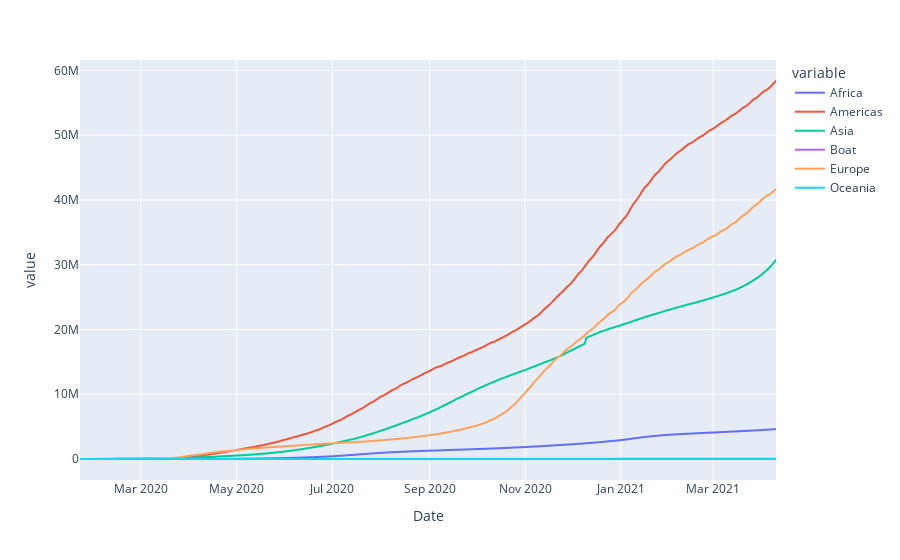

Notebook code cell kept with this figure:
### Code cell
px.line(data)

### Figure 1 — Plotly figure (JSON) as saved in the notebook; plotly's stock layout.template omitted (floating-point values rounded to 4 significant figures; data arrays with more than 128 entries replaced by an {"elided": "..."} marker saying what was removed)
{"data": [{"hovertemplate": "variable=Africa<br>Date=%{x}<br>value=%{y}<extra></extra>", "legendgroup": "Africa", "line": {"color": "#636efa", "dash": "solid"}, "marker": {"symbol": "circle"}, "mode": "lines", "name": "Africa", "showlegend": true, "type": "scattergl", "x": {"elided": "445 str values"}, "xaxis": "x", "y": {"elided": "445 int values"}, "yaxis": "y"}, {"hovertemplate": "variable=Americas<br>Date=%{x}<br>value=%{y}<extra></extra>", "legendgroup": "Americas", "line": {"color": "#EF553B", "dash": "solid"}, "marker": {"symbol": "circle"}, "mode": "lines", "name": "Americas", "showlegend": true, "type": "scattergl", "x": {"elided": "445 str values"}, "xaxis": "x", "y": {"elided": "445 int values"}, "yaxis": "y"}, {"hovertemplate": "variable=Asia<br>Date=%{x}<br>value=%{y}<extra></extra>", "legendgroup": "Asia", "line": {"color": "#00cc96", "dash": "solid"}, "marker": {"symbol": "circle"}, "mode": "lines", "name": "Asia", "showlegend": true, "type": "scattergl", "x": {"elided": "445 str values"}, "xaxis": "x", "y": {"elided": "445 int values"}, "yaxis": "y"}, {"hovertemplate": "variable=Boat<br>Date=%{x}<br>value=%{y}<extra></extra>", "legendgroup": "Boat", "line": {"color": "#ab63fa", "dash": "solid"}, "marker": {"symbol": "circle"}, "mode": "lines", "name": "Boat", "showlegend": true, "type": "scattergl", "x": {"elided": "445 str values"}, "xaxis": "x", "y": {"elided": "445 int values"}, "yaxis": "y"}, {"hovertemplate": "variable=Europe<br>Date=%{x}<br>value=%{y}<extra></extra>", "legendgroup": "Europe", "line": {"color": "#FFA15A", "dash": "solid"}, "marker": {"symbol": "circle"}, "mode": "lines", "name": "Europe", "showlegend": true, "type": "scattergl", "x": {"elided": "445 str values"}, "xaxis": "x", "y": {"elided": "445 int values"}, "yaxis": "y"}, {"hovertemplate": "variable=Oceania<br>Date=%{x}<br>value=%{y}<extra></extra>", "legendgroup": "Oceania", "line": {"color": "#19d3f3", "dash": "solid"}, "marker": {"symbol": "circle"}, "mode": "lines", "name": "Oceania", "showlegend": true, "type": "scattergl", "x": {"elided": "445 str values"}, "xaxis": "x", "y": {"elided": "445 int values"}, "yaxis": "y"}], "layout": {"legend": {"title": {"text": "variable"}, "tracegroupgap": 0}, "margin": {"t": 60}, "xaxis": {"anchor": "y", "domain": [0, 1], "title": {"text": "Date"}}, "yaxis": {"anchor": "x", "domain": [0, 1], "title": {"text": "value"}}}}
